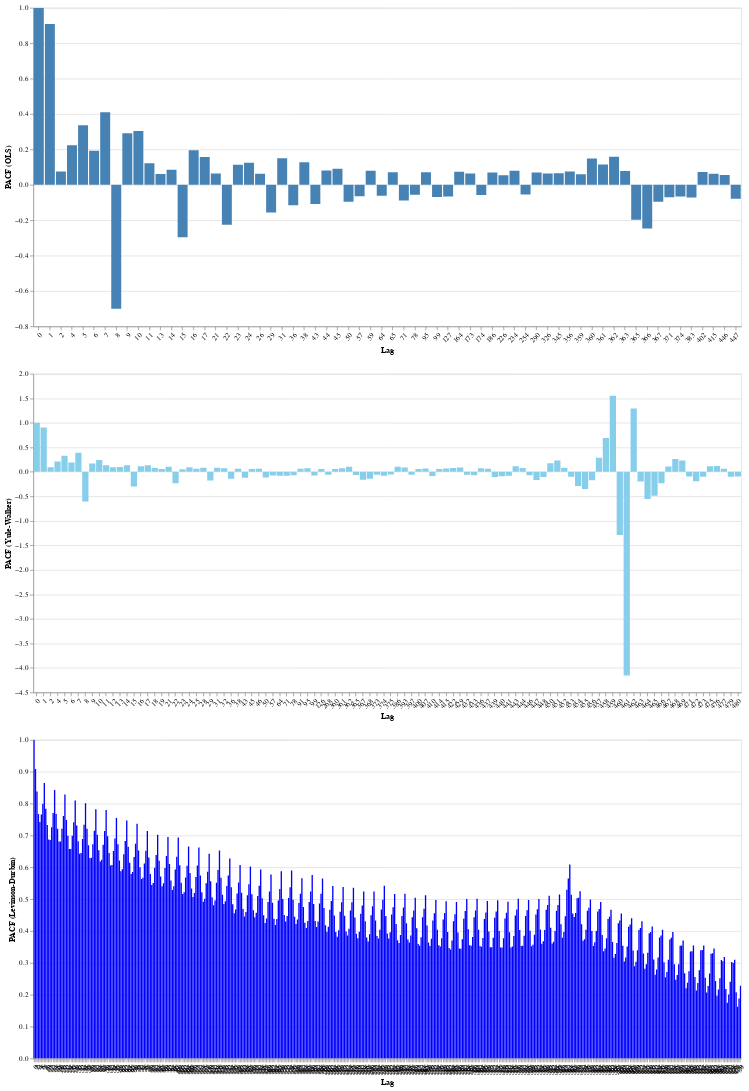

Notebook code for this chart:
### Markdown cell above
## Częściowa funkcja autokorelacji (PACF)

### Code cell
import statsmodels.api as sm
import pandas as pd
import matplotlib.pyplot as plt
import altair as alt
import numpy as np

# Obliczanie maksymalnej dopuszczalnej liczby opóźnień
nobs = len(df)
max_nlags = nobs - 1

# Wybór liczby opóźnień
nlags = min(480, max_nlags)

# Obliczanie PACF różnymi metodami
pacf_ols = sm.tsa.stattools.pacf_ols(total_column, nlags=nlags)
pacf_yw = sm.tsa.stattools.pacf_yw(total_column, nlags=nlags)
pacf_lev = sm.tsa.stattools.levinson_durbin_pacf(pacf_ols, nlags=nlags) 
pacf_lev = pacf_lev[1]  # Extract only the pacf values

# Obliczanie granic przedziału ufności
conf_int = 2.33 / np.sqrt(len(df))

# Tworzenie DataFrame dla PACF OLS, Yule-Walkera i Levinson-Durbin
pacf_ols_df = pd.DataFrame({'lag': range(len(pacf_ols)), 'PACF_ols': pacf_ols})
pacf_yw_df = pd.DataFrame({'lag': range(len(pacf_yw)), 'PACF_yw': pacf_yw})
pacf_lv_df = pd.DataFrame({'lag': range(len(pacf_lev)), 'PACF_lv': pacf_lev})

# Dodanie kolumn oznaczających istotność 
pacf_ols_df['is_significant_positive_ols'] = pacf_ols_df['PACF_ols'] > conf_int
pacf_ols_df['is_significant_negative_ols'] = pacf_ols_df['PACF_ols'] < -conf_int

pacf_yw_df['is_significant_positive_yw'] = pacf_yw_df['PACF_yw'] > conf_int
pacf_yw_df['is_significant_negative_yw'] = pacf_yw_df['PACF_yw'] < -conf_int

pacf_lv_df['is_significant_positive_lv'] = pacf_lv_df['PACF_lv'] > conf_int  # Corrected column name
pacf_lv_df['is_significant_negative_lv'] = pacf_lv_df['PACF_lv'] < -conf_int  # Corrected column name

# Filter and sort the dataframes
filtered_pacf_ols_df = pacf_ols_df[
(pacf_ols_df['PACF_ols'] > conf_int) | (pacf_ols_df['PACF_ols'] < -conf_int)
].sort_values(by='PACF_ols', ascending=False, key=abs)

filtered_pacf_yw_df = pacf_yw_df[
(pacf_yw_df['PACF_yw'] > conf_int) | (pacf_yw_df['PACF_yw'] < -conf_int)
].sort_values(by='PACF_yw', ascending=False, key=abs)

filtered_pacf_lv_df = pacf_lv_df[
(pacf_lv_df['PACF_lv'] > conf_int) | (pacf_lv_df['PACF_lv'] < -conf_int)
].sort_values(by='PACF_lv', ascending=False, key=abs)

# Create selection using newer function and correct empty value
nearest = alt.selection_point(nearest=True, on='mouseover',fields=['lag'], empty=False)

# Create base chart for both methods
base = alt.Chart().encode(
x=alt.X('lag:O', axis=alt.Axis(labelAngle=-45), title='Lag'),tooltip=['lag','PACF'])

# Charts for each method
bar_ols = base.mark_bar(color='steelblue').encode(
y=alt.Y('PACF_ols:Q', title='PACF (OLS)'),
tooltip = ['lag','PACF_ols']
).properties(
data=filtered_pacf_ols_df
)

bar_yw = base.mark_bar(color='skyblue').encode(
y=alt.Y('PACF_yw:Q', title='PACF (Yule-Walker)'),
tooltip = ['lag','PACF_yw']
).properties(
data=filtered_pacf_yw_df
)

bar_lv = base.mark_bar(color='blue').encode(
y=alt.Y('PACF_lv:Q', title='PACF (Levinson-Durbin)'),
tooltip = ['lag','PACF_lv']
).properties(
data=filtered_pacf_lv_df
)

# Interactive elements function (modified to use 'nearest')
def add_interactive_elements(chart, pacf_column):
# Transparent selectors across the chart.
  selectors = chart.mark_point().encode(
  x='lag:O',
  opacity=alt.value(0),
  ).add_params(
  nearest
  )
  # Draw points on the line, and highlight based on selection
  points = chart.mark_point().encode(
  opacity=alt.condition(nearest, alt.value(1), alt.value(0))
  )

# Draw text labels near the points, and highlight based on selection
  text = chart.mark_text(align='left', dx=5, dy=-5).encode(
  text=alt.condition(nearest, f'{pacf_column}:Q', alt.value(' '))
  )

  # Draw a rule at the location of the selection
  rules = chart.mark_rule(color='gray').encode(
  x='lag:O',
  ).transform_filter(
  nearest
  )

  return alt.layer(
   chart, selectors, points, rules, text
  ).properties(
   width=1000, height=450
  ).interactive()

chart_ols = add_interactive_elements(bar_ols, 'PACF_ols')
chart_yw = add_interactive_elements(bar_yw, 'PACF_yw')
chart_lv = add_interactive_elements(bar_lv, 'PACF_lv')

# Combine the plots
chart = alt.vconcat(chart_ols, chart_yw, chart_lv)
display(chart)

# Wyświetlanie tabel
print("Most Significant PACF Values (OLS):\n")
print(filtered_pacf_ols_df[['lag', 'PACF_ols']].head(16).to_markdown(index=False,numalign="left", stralign="left"))

print("\nMost Significant PACF Values (Yule-Walker):\n")
print(filtered_pacf_yw_df[['lag', 'PACF_yw']].head(16).to_markdown(index=False,numalign="left", stralign="left"))

print("\nMost Significant PACF Values (Levinson-Durbin):\n")
print(filtered_pacf_lv_df[['lag', 'PACF_lv']].head(16).to_markdown(index=False,numalign="left", stralign="left"))

### Figure 1 — Vega-Lite specification as saved in the notebook (floating-point values rounded to 4 significant figures; data arrays with more than 128 entries replaced by an {"elided": "..."} marker saying what was removed)
{"config": {"view": {"continuousWidth": 300, "continuousHeight": 300}}, "vconcat": [{"layer": [{"mark": {"type": "bar", "color": "steelblue"}, "encoding": {"tooltip": [{"field": "lag", "type": "quantitative"}, {"field": "PACF_ols", "type": "quantitative"}], "x": {"axis": {"labelAngle": -45}, "field": "lag", "title": "Lag", "type": "ordinal"}, "y": {"field": "PACF_ols", "title": "PACF (OLS)", "type": "quantitative"}}, "name": "view_4"}, {"mark": {"type": "point"}, "encoding": {"opacity": {"value": 0}, "tooltip": [{"field": "lag", "type": "quantitative"}, {"field": "PACF_ols", "type": "quantitative"}], "x": {"field": "lag", "type": "ordinal"}, "y": {"field": "PACF_ols", "title": "PACF (OLS)", "type": "quantitative"}}, "name": "view_1"}, {"mark": {"type": "point"}, "encoding": {"opacity": {"condition": {"param": "param_1", "value": 1, "empty": false}, "value": 0}, "tooltip": [{"field": "lag", "type": "quantitative"}, {"field": "PACF_ols", "type": "quantitative"}], "x": {"axis": {"labelAngle": -45}, "field": "lag", "title": "Lag", "type": "ordinal"}, "y": {"field": "PACF_ols", "title": "PACF (OLS)", "type": "quantitative"}}}, {"mark": {"type": "rule", "color": "gray"}, "encoding": {"tooltip": [{"field": "lag", "type": "quantitative"}, {"field": "PACF_ols", "type": "quantitative"}], "x": {"field": "lag", "type": "ordinal"}, "y": {"field": "PACF_ols", "title": "PACF (OLS)", "type": "quantitative"}}, "transform": [{"filter": {"param": "param_1", "empty": false}}]}, {"mark": {"type": "text", "align": "left", "dx": 5, "dy": -5}, "encoding": {"text": {"condition": {"param": "param_1", "empty": false, "field": "PACF_ols", "type": "quantitative"}, "value": " "}, "tooltip": [{"field": "lag", "type": "quantitative"}, {"field": "PACF_ols", "type": "quantitative"}], "x": {"axis": {"labelAngle": -45}, "field": "lag", "title": "Lag", "type": "ordinal"}, "y": {"field": "PACF_ols", "title": "PACF (OLS)", "type": "quantitative"}}}], "data": {"name": "data-8184380b1d646b966a72e067d71b3f35"}, "height": 450, "width": 1000}, {"layer": [{"mark": {"type": "bar", "color": "skyblue"}, "encoding": {"tooltip": [{"field": "lag", "type": "quantitative"}, {"field": "PACF_yw", "type": "quantitative"}], "x": {"axis": {"labelAngle": -45}, "field": "lag", "title": "Lag", "type": "ordinal"}, "y": {"field": "PACF_yw", "title": "PACF (Yule-Walker)", "type": "quantitative"}}, "name": "view_5"}, {"mark": {"type": "point"}, "encoding": {"opacity": {"value": 0}, "tooltip": [{"field": "lag", "type": "quantitative"}, {"field": "PACF_yw", "type": "quantitative"}], "x": {"field": "lag", "type": "ordinal"}, "y": {"field": "PACF_yw", "title": "PACF (Yule-Walker)", "type": "quantitative"}}, "name": "view_2"}, {"mark": {"type": "point"}, "encoding": {"opacity": {"condition": {"param": "param_1", "value": 1, "empty": false}, "value": 0}, "tooltip": [{"field": "lag", "type": "quantitative"}, {"field": "PACF_yw", "type": "quantitative"}], "x": {"axis": {"labelAngle": -45}, "field": "lag", "title": "Lag", "type": "ordinal"}, "y": {"field": "PACF_yw", "title": "PACF (Yule-Walker)", "type": "quantitative"}}}, {"mark": {"type": "rule", "color": "gray"}, "encoding": {"tooltip": [{"field": "lag", "type": "quantitative"}, {"field": "PACF_yw", "type": "quantitative"}], "x": {"field": "lag", "type": "ordinal"}, "y": {"field": "PACF_yw", "title": "PACF (Yule-Walker)", "type": "quantitative"}}, "transform": [{"filter": {"param": "param_1", "empty": false}}]}, {"mark": {"type": "text", "align": "left", "dx": 5, "dy": -5}, "encoding": {"text": {"condition": {"param": "param_1", "empty": false, "field": "PACF_yw", "type": "quantitative"}, "value": " "}, "tooltip": [{"field": "lag", "type": "quantitative"}, {"field": "PACF_yw", "type": "quantitative"}], "x": {"axis": {"labelAngle": -45}, "field": "lag", "title": "Lag", "type": "ordinal"}, "y": {"field": "PACF_yw", "title": "PACF (Yule-Walker)", "type": "quantitative"}}}], "data": {"name": "data-99c6a8d1e40e4103fbda6972f134da31"}, "height": 450, "width": 1000}, {"layer": [{"mark": {"type": "bar", "color": "blue"}, "encoding": {"tooltip": [{"field": "lag", "type": "quantitative"}, {"field": "PACF_lv", "type": "quantitative"}], "x": {"axis": {"labelAngle": -45}, "field": "lag", "title": "Lag", "type": "ordinal"}, "y": {"field": "PACF_lv", "title": "PACF (Levinson-Durbin)", "type": "quantitative"}}, "name": "view_6"}, {"mark": {"type": "point"}, "encoding": {"opacity": {"value": 0}, "tooltip": [{"field": "lag", "type": "quantitative"}, {"field": "PACF_lv", "type": "quantitative"}], "x": {"field": "lag", "type": "ordinal"}, "y": {"field": "PACF_lv", "title": "PACF (Levinson-Durbin)", "type": "quantitative"}}, "name": "view_3"}, {"mark": {"type": "point"}, "encoding": {"opacity": {"condition": {"param": "param_1", "value": 1, "empty": false}, "value": 0}, "tooltip": [{"field": "lag", "type": "quantitative"}, {"field": "PACF_lv", "type": "quantitative"}], "x": {"axis": {"labelAngle": -45}, "field": "lag", "title": "Lag", "type": "ordinal"}, "y": {"field": "PACF_lv", "title": "PACF (Levinson-Durbin)", "type": "quantitative"}}}, {"mark": {"type": "rule", "color": "gray"}, "encoding": {"tooltip": [{"field": "lag", "type": "quantitative"}, {"field": "PACF_lv", "type": "quantitative"}], "x": {"field": "lag", "type": "ordinal"}, "y": {"field": "PACF_lv", "title": "PACF (Levinson-Durbin)", "type": "quantitative"}}, "transform": [{"filter": {"param": "param_1", "empty": false}}]}, {"mark": {"type": "text", "align": "left", "dx": 5, "dy": -5}, "encoding": {"text": {"condition": {"param": "param_1", "empty": false, "field": "PACF_lv", "type": "quantitative"}, "value": " "}, "tooltip": [{"field": "lag", "type": "quantitative"}, {"field": "PACF_lv", "type": "quantitative"}], "x": {"axis": {"labelAngle": -45}, "field": "lag", "title": "Lag", "type": "ordinal"}, "y": {"field": "PACF_lv", "title": "PACF (Levinson-Durbin)", "type": "quantitative"}}}], "data": {"name": "data-e2ede46e94a00262f29d1c632b70ae1a"}, "height": 450, "width": 1000}], "params": [{"name": "param_1", "select": {"type": "point", "fields": ["lag"], "nearest": true, "on": "mouseover"}, "views": ["view_1", "view_2", "view_3"]}, {"name": "param_2", "select": {"type": "interval", "encodings": ["x", "y"]}, "bind": "scales", "views": ["view_4"]}, {"name": "param_3", "select": {"type": "interval", "encodings": ["x", "y"]}, "bind": "scales", "views": ["view_5"]}, {"name": "param_4", "select": {"type": "interval", "encodings": ["x", "y"]}, "bind": "scales", "views": ["view_6"]}], "$schema": "https://vega.github.io/schema/vega-lite/v5.8.0.json", "datasets": {"data-8184380b1d646b966a72e067d71b3f35": [{"lag": 0, "PACF_ols": 1.0, "is_significant_positive_ols": true, "is_significant_negative_ols": false}, {"lag": 1, "PACF_ols": 0.9083, "is_significant_positive_ols": true, "is_significant_negative_ols": false}, {"lag": 8, "PACF_ols": -0.7006, "is_significant_positive_ols": false, "is_significant_negative_ols": true}, {"lag": 7, "PACF_ols": 0.4098, "is_significant_positive_ols": true, "is_significant_negative_ols": false}, {"lag": 5, "PACF_ols": 0.337, "is_significant_positive_ols": true, "is_significant_negative_ols": false}, {"lag": 10, "PACF_ols": 0.3035, "is_significant_positive_ols": true, "is_significant_negative_ols": false}, {"lag": 15, "PACF_ols": -0.2969, "is_significant_positive_ols": false, "is_significant_negative_ols": true}, {"lag": 9, "PACF_ols": 0.2906, "is_significant_positive_ols": true, "is_significant_negative_ols": false}, {"lag": 366, "PACF_ols": -0.2465, "is_significant_positive_ols": false, "is_significant_negative_ols": true}, {"lag": 22, "PACF_ols": -0.2261, "is_significant_positive_ols": false, "is_significant_negative_ols": true}, {"lag": 4, "PACF_ols": 0.2232, "is_significant_positive_ols": true, "is_significant_negative_ols": false}, {"lag": 365, "PACF_ols": -0.1976, "is_significant_positive_ols": false, "is_significant_negative_ols": true}, {"lag": 16, "PACF_ols": 0.1951, "is_significant_positive_ols": true, "is_significant_negative_ols": false}, {"lag": 6, "PACF_ols": 0.1921, "is_significant_positive_ols": true, "is_significant_negative_ols": false}, {"lag": 362, "PACF_ols": 0.158, "is_significant_positive_ols": true, "is_significant_negative_ols": false}, {"lag": 17, "PACF_ols": 0.1566, "is_significant_positive_ols": true, "is_significant_negative_ols": false}, {"lag": 29, "PACF_ols": -0.1564, "is_significant_positive_ols": false, "is_significant_negative_ols": true}, {"lag": 31, "PACF_ols": 0.1493, "is_significant_positive_ols": true, "is_significant_negative_ols": false}, {"lag": 360, "PACF_ols": 0.1483, "is_significant_positive_ols": true, "is_significant_negative_ols": false}, {"lag": 38, "PACF_ols": 0.1274, "is_significant_positive_ols": true, "is_significant_negative_ols": false}, {"lag": 24, "PACF_ols": 0.1246, "is_significant_positive_ols": true, "is_significant_negative_ols": false}, {"lag": 11, "PACF_ols": 0.1212, "is_significant_positive_ols": true, "is_significant_negative_ols": false}, {"lag": 36, "PACF_ols": -0.1159, "is_significant_positive_ols": false, "is_significant_negative_ols": true}, {"lag": 361, "PACF_ols": 0.1146, "is_significant_positive_ols": true, "is_significant_negative_ols": false}, {"lag": 23, "PACF_ols": 0.1139, "is_significant_positive_ols": true, "is_significant_negative_ols": false}, {"lag": 43, "PACF_ols": -0.1083, "is_significant_positive_ols": false, "is_significant_negative_ols": true}, {"lag": 367, "PACF_ols": -0.09643, "is_significant_positive_ols": false, "is_significant_negative_ols": true}, {"lag": 50, "PACF_ols": -0.09519, "is_significant_positive_ols": false, "is_significant_negative_ols": true}, {"lag": 45, "PACF_ols": 0.08992, "is_significant_positive_ols": true, "is_significant_negative_ols": false}, {"lag": 71, "PACF_ols": -0.08891, "is_significant_positive_ols": false, "is_significant_negative_ols": true}, {"lag": 14, "PACF_ols": 0.08537, "is_significant_positive_ols": true, "is_significant_negative_ols": false}, {"lag": 44, "PACF_ols": 0.08103, "is_significant_positive_ols": true, "is_significant_negative_ols": false}, {"lag": 59, "PACF_ols": 0.0794, "is_significant_positive_ols": true, "is_significant_negative_ols": false}, {"lag": 234, "PACF_ols": 0.07883, "is_significant_positive_ols": true, "is_significant_negative_ols": false}, {"lag": 447, "PACF_ols": -0.07869, "is_significant_positive_ols": false, "is_significant_negative_ols": true}, {"lag": 363, "PACF_ols": 0.07844, "is_significant_positive_ols": true, "is_significant_negative_ols": false}, {"lag": 356, "PACF_ols": 0.07507, "is_significant_positive_ols": true, "is_significant_negative_ols": false}, {"lag": 2, "PACF_ols": 0.07486, "is_significant_positive_ols": true, "is_significant_negative_ols": false}, {"lag": 164, "PACF_ols": 0.07397, "is_significant_positive_ols": true, "is_significant_negative_ols": false}, {"lag": 383, "PACF_ols": -0.07232, "is_significant_positive_ols": false, "is_significant_negative_ols": true}, {"lag": 402, "PACF_ols": 0.0721, "is_significant_positive_ols": true, "is_significant_negative_ols": false}, {"lag": 371, "PACF_ols": -0.07058, "is_significant_positive_ols": false, "is_significant_negative_ols": true}, {"lag": 95, "PACF_ols": 0.07056, "is_significant_positive_ols": true, "is_significant_negative_ols": false}, {"lag": 65, "PACF_ols": 0.07013, "is_significant_positive_ols": true, "is_significant_negative_ols": false}, {"lag": 290, "PACF_ols": 0.06982, "is_significant_positive_ols": true, "is_significant_negative_ols": false}, {"lag": 99, "PACF_ols": -0.06929, "is_significant_positive_ols": false, "is_significant_negative_ols": true}, {"lag": 186, "PACF_ols": 0.06928, "is_significant_positive_ols": true, "is_significant_negative_ols": false}, {"lag": 374, "PACF_ols": -0.06663, "is_significant_positive_ols": false, "is_significant_negative_ols": true}, {"lag": 127, "PACF_ols": -0.06657, "is_significant_positive_ols": false, "is_significant_negative_ols": true}, {"lag": 345, "PACF_ols": 0.06523, "is_significant_positive_ols": true, "is_significant_negative_ols": false}, {"lag": 57, "PACF_ols": -0.06414, "is_significant_positive_ols": false, "is_significant_negative_ols": true}, {"lag": 21, "PACF_ols": 0.06388, "is_significant_positive_ols": true, "is_significant_negative_ols": false}, {"lag": 173, "PACF_ols": 0.06386, "is_significant_positive_ols": true, "is_significant_negative_ols": false}, {"lag": 326, "PACF_ols": 0.0631, "is_significant_positive_ols": true, "is_significant_negative_ols": false}, {"lag": 26, "PACF_ols": 0.06253, "is_significant_positive_ols": true, "is_significant_negative_ols": false}, {"lag": 64, "PACF_ols": -0.06233, "is_significant_positive_ols": false, "is_significant_negative_ols": true}, {"lag": 415, "PACF_ols": 0.0619, "is_significant_positive_ols": true, "is_significant_negative_ols": false}, {"lag": 13, "PACF_ols": 0.06072, "is_significant_positive_ols": true, "is_significant_negative_ols": false}, {"lag": 359, "PACF_ols": 0.06003, "is_significant_positive_ols": true, "is_significant_negative_ols": false}, {"lag": 174, "PACF_ols": -0.05833, "is_significant_positive_ols": false, "is_significant_negative_ols": true}, {"lag": 78, "PACF_ols": -0.05673, "is_significant_positive_ols": false, "is_significant_negative_ols": true}, {"lag": 446, "PACF_ols": 0.0552, "is_significant_positive_ols": true, "is_significant_negative_ols": false}, {"lag": 254, "PACF_ols": -0.05499, "is_significant_positive_ols": false, "is_significant_negative_ols": true}, {"lag": 226, "PACF_ols": 0.05454, "is_significant_positive_ols": true, "is_significant_negative_ols": false}], "data-99c6a8d1e40e4103fbda6972f134da31": [{"lag": 461, "PACF_yw": -4.153, "is_significant_positive_yw": false, "is_significant_negative_yw": true}, {"lag": 459, "PACF_yw": 1.555, "is_significant_positive_yw": true, "is_significant_negative_yw": false}, {"lag": 462, "PACF_yw": 1.291, "is_significant_positive_yw": true, "is_significant_negative_yw": false}, {"lag": 460, "PACF_yw": -1.29, "is_significant_positive_yw": false, "is_significant_negative_yw": true}, {"lag": 0, "PACF_yw": 1.0, "is_significant_positive_yw": true, "is_significant_negative_yw": false}, {"lag": 1, "PACF_yw": 0.9063, "is_significant_positive_yw": true, "is_significant_negative_yw": false}, {"lag": 458, "PACF_yw": 0.6896, "is_significant_positive_yw": true, "is_significant_negative_yw": false}, {"lag": 8, "PACF_yw": -0.6056, "is_significant_positive_yw": false, "is_significant_negative_yw": true}, {"lag": 464, "PACF_yw": -0.5558, "is_significant_positive_yw": false, "is_significant_negative_yw": true}, {"lag": 465, "PACF_yw": -0.4889, "is_significant_positive_yw": false, "is_significant_negative_yw": true}, {"lag": 7, "PACF_yw": 0.3881, "is_significant_positive_yw": true, "is_significant_negative_yw": false}, {"lag": 455, "PACF_yw": -0.3522, "is_significant_positive_yw": false, "is_significant_negative_yw": true}, {"lag": 5, "PACF_yw": 0.3267, "is_significant_positive_yw": true, "is_significant_negative_yw": false}, {"lag": 15, "PACF_yw": -0.3006, "is_significant_positive_yw": false, "is_significant_negative_yw": true}, {"lag": 454, "PACF_yw": -0.2888, "is_significant_positive_yw": false, "is_significant_negative_yw": true}, {"lag": 457, "PACF_yw": 0.2866, "is_significant_positive_yw": true, "is_significant_negative_yw": false}, {"lag": 468, "PACF_yw": 0.2617, "is_significant_positive_yw": true, "is_significant_negative_yw": false}, {"lag": 10, "PACF_yw": 0.2424, "is_significant_positive_yw": true, "is_significant_negative_yw": false}, {"lag": 466, "PACF_yw": -0.2345, "is_significant_positive_yw": false, "is_significant_negative_yw": true}, {"lag": 469, "PACF_yw": 0.2338, "is_significant_positive_yw": true, "is_significant_negative_yw": false}, {"lag": 22, "PACF_yw": -0.2326, "is_significant_positive_yw": false, "is_significant_negative_yw": true}, {"lag": 451, "PACF_yw": 0.2323, "is_significant_positive_yw": true, "is_significant_negative_yw": false}, {"lag": 4, "PACF_yw": 0.2127, "is_significant_positive_yw": true, "is_significant_negative_yw": false}, {"lag": 463, "PACF_yw": -0.1989, "is_significant_positive_yw": false, "is_significant_negative_yw": true}, {"lag": 472, "PACF_yw": -0.1917, "is_significant_positive_yw": false, "is_significant_negative_yw": true}, {"lag": 6, "PACF_yw": 0.1891, "is_significant_positive_yw": true, "is_significant_negative_yw": false}, {"lag": 29, "PACF_yw": -0.1755, "is_significant_positive_yw": false, "is_significant_negative_yw": true}, {"lag": 450, "PACF_yw": 0.1751, "is_significant_positive_yw": true, "is_significant_negative_yw": false}, {"lag": 456, "PACF_yw": -0.1712, "is_significant_positive_yw": false, "is_significant_negative_yw": true}, {"lag": 9, "PACF_yw": 0.1684, "is_significant_positive_yw": true, "is_significant_negative_yw": false}, {"lag": 447, "PACF_yw": -0.1664, "is_significant_positive_yw": false, "is_significant_negative_yw": true}, {"lag": 367, "PACF_yw": -0.1592, "is_significant_positive_yw": false, "is_significant_negative_yw": true}, {"lag": 368, "PACF_yw": -0.1413, "is_significant_positive_yw": false, "is_significant_negative_yw": true}, {"lag": 36, "PACF_yw": -0.1392, "is_significant_positive_yw": false, "is_significant_negative_yw": true}, {"lag": 11, "PACF_yw": 0.1353, "is_significant_positive_yw": true, "is_significant_negative_yw": false}, {"lag": 14, "PACF_yw": 0.1331, "is_significant_positive_yw": true, "is_significant_negative_yw": false}, {"lag": 17, "PACF_yw": 0.1327, "is_significant_positive_yw": true, "is_significant_negative_yw": false}, {"lag": 476, "PACF_yw": 0.1207, "is_significant_positive_yw": true, "is_significant_negative_yw": false}, {"lag": 43, "PACF_yw": -0.1204, "is_significant_positive_yw": false, "is_significant_negative_yw": true}, {"lag": 50, "PACF_yw": -0.117, "is_significant_positive_yw": false, "is_significant_negative_yw": true}, {"lag": 475, "PACF_yw": 0.1168, "is_significant_positive_yw": true, "is_significant_negative_yw": false}, {"lag": 443, "PACF_yw": 0.1133, "is_significant_positive_yw": true, "is_significant_negative_yw": false}, {"lag": 16, "PACF_yw": 0.112, "is_significant_positive_yw": true, "is_significant_negative_yw": false}, {"lag": 467, "PACF_yw": 0.1089, "is_significant_positive_yw": true, "is_significant_negative_yw": false}, {"lag": 448, "PACF_yw": -0.1048, "is_significant_positive_yw": false, "is_significant_negative_yw": true}, {"lag": 439, "PACF_yw": -0.1038, "is_significant_positive_yw": false, "is_significant_negative_yw": true}, {"lag": 386, "PACF_yw": 0.103, "is_significant_positive_yw": true, "is_significant_negative_yw": false}, {"lag": 362, "PACF_yw": 0.1024, "is_significant_positive_yw": true, "is_significant_negative_yw": false}, {"lag": 453, "PACF_yw": -0.1018, "is_significant_positive_yw": false, "is_significant_negative_yw": true}, {"lag": 21, "PACF_yw": 0.1018, "is_significant_positive_yw": true, "is_significant_negative_yw": false}, {"lag": 473, "PACF_yw": -0.1016, "is_significant_positive_yw": false, "is_significant_negative_yw": true}, {"lag": 479, "PACF_yw": -0.1006, "is_significant_positive_yw": false, "is_significant_negative_yw": true}, {"lag": 13, "PACF_yw": 0.09991, "is_significant_positive_yw": true, "is_significant_negative_yw": false}, {"lag": 480, "PACF_yw": -0.09711, "is_significant_positive_yw": false, "is_significant_negative_yw": true}, {"lag": 2, "PACF_yw": 0.09532, "is_significant_positive_yw": true, "is_significant_negative_yw": false}, {"lag": 12, "PACF_yw": 0.09356, "is_significant_positive_yw": true, "is_significant_negative_yw": false}, {"lag": 471, "PACF_yw": -0.09234, "is_significant_positive_yw": false, "is_significant_negative_yw": true}, {"lag": 440, "PACF_yw": -0.09179, "is_significant_positive_yw": false, "is_significant_negative_yw": true}, {"lag": 24, "PACF_yw": 0.09155, "is_significant_positive_yw": true, "is_significant_negative_yw": false}, {"lag": 393, "PACF_yw": 0.09015, "is_significant_positive_yw": true, "is_significant_negative_yw": false}, {"lag": 429, "PACF_yw": 0.08989, "is_significant_positive_yw": true, "is_significant_negative_yw": false}, {"lag": 410, "PACF_yw": -0.08536, "is_significant_positive_yw": false, "is_significant_negative_yw": true}, {"lag": 452, "PACF_yw": 0.08512, "is_significant_positive_yw": true, "is_significant_negative_yw": false}, {"lag": 28, "PACF_yw": 0.08467, "is_significant_positive_yw": true, "is_significant_negative_yw": false}, {"lag": 31, "PACF_yw": 0.08353, "is_significant_positive_yw": true, "is_significant_negative_yw": false}, {"lag": 64, "PACF_yw": -0.08009, "is_significant_positive_yw": false, "is_significant_negative_yw": true}, {"lag": 422, "PACF_yw": 0.07952, "is_significant_positive_yw": true, "is_significant_negative_yw": false}, {"lag": 444, "PACF_yw": 0.07858, "is_significant_positive_yw": true, "is_significant_negative_yw": false}, {"lag": 18, "PACF_yw": 0.0777, "is_significant_positive_yw": true, "is_significant_negative_yw": false}, {"lag": 71, "PACF_yw": -0.07733, "is_significant_positive_yw": false, "is_significant_negative_yw": true}, {"lag": 441, "PACF_yw": -0.077, "is_significant_positive_yw": false, "is_significant_negative_yw": true}, {"lag": 374, "PACF_yw": -0.07695, "is_significant_positive_yw": false, "is_significant_negative_yw": true}, {"lag": 57, "PACF_yw": -0.07435, "is_significant_positive_yw": false, "is_significant_negative_yw": true}, {"lag": 32, "PACF_yw": 0.07364, "is_significant_positive_yw": true, "is_significant_negative_yw": false}, {"lag": 99, "PACF_yw": -0.0736, "is_significant_positive_yw": false, "is_significant_negative_yw": true}, {"lag": 95, "PACF_yw": 0.07231, "is_significant_positive_yw": true, "is_significant_negative_yw": false}, {"lag": 436, "PACF_yw": 0.07155, "is_significant_positive_yw": true, "is_significant_negative_yw": false}, {"lag": 361, "PACF_yw": 0.07148, "is_significant_positive_yw": true, "is_significant_negative_yw": false}, {"lag": 78, "PACF_yw": -0.06849, "is_significant_positive_yw": false, "is_significant_negative_yw": true}, {"lag": 433, "PACF_yw": -0.06797, "is_significant_positive_yw": false, "is_significant_negative_yw": true}, {"lag": 446, "PACF_yw": -0.06676, "is_significant_positive_yw": false, "is_significant_negative_yw": true}, {"lag": 407, "PACF_yw": 0.06666, "is_significant_positive_yw": true, "is_significant_negative_yw": false}, {"lag": 415, "PACF_yw": 0.06591, "is_significant_positive_yw": true, "is_significant_negative_yw": false}, {"lag": 477, "PACF_yw": 0.06553, "is_significant_positive_yw": true, "is_significant_negative_yw": false}, {"lag": 91, "PACF_yw": 0.06552, "is_significant_positive_yw": true, "is_significant_negative_yw": false}, {"lag": 46, "PACF_yw": 0.06488, "is_significant_positive_yw": true, "is_significant_negative_yw": false}, {"lag": 38, "PACF_yw": 0.06414, "is_significant_positive_yw": true, "is_significant_negative_yw": false}, {"lag": 437, "PACF_yw": 0.06312, "is_significant_positive_yw": true, "is_significant_negative_yw": false}, {"lag": 25, "PACF_yw": 0.06266, "is_significant_positive_yw": true, "is_significant_negative_yw": false}, {"lag": 365, "PACF_yw": -0.06216, "is_significant_positive_yw": false, "is_significant_negative_yw": true}, {"lag": 45, "PACF_yw": 0.06004, "is_significant_positive_yw": true, "is_significant_negative_yw": false}, {"lag": 432, "PACF_yw": -0.05969, "is_significant_positive_yw": false, "is_significant_negative_yw": true}, {"lag": 397, "PACF_yw": -0.05925, "is_significant_positive_yw": false, "is_significant_negative_yw": true}, {"lag": 360, "PACF_yw": 0.05909, "is_significant_positive_yw": true, "is_significant_negative_yw": false}, {"lag": 268, "PACF_yw": -0.05765, "is_significant_positive_yw": false, "is_significant_negative_yw": true}, {"lag": 126, "PACF_yw": 0.05765, "is_significant_positive_yw": true, "is_significant_negative_yw": false}, {"lag": 373, "PACF_yw": -0.05746, "is_significant_positive_yw": false, "is_significant_negative_yw": true}, {"lag": 400, "PACF_yw": 0.05663, "is_significant_positive_yw": true, "is_significant_negative_yw": false}, {"lag": 19, "PACF_yw": 0.0566, "is_significant_positive_yw": true, "is_significant_negative_yw": false}, {"lag": 414, "PACF_yw": 0.05648, "is_significant_positive_yw": true, "is_significant_negative_yw": false}, {"lag": 375, "PACF_yw": -0.05601, "is_significant_positive_yw": false, "is_significant_negative_yw": true}, {"lag": 23, "PACF_yw": 0.05567, "is_significant_positive_yw": true, "is_significant_negative_yw": false}], "data-e2ede46e94a00262f29d1c632b70ae1a": {"elided": "481 records"}}}
